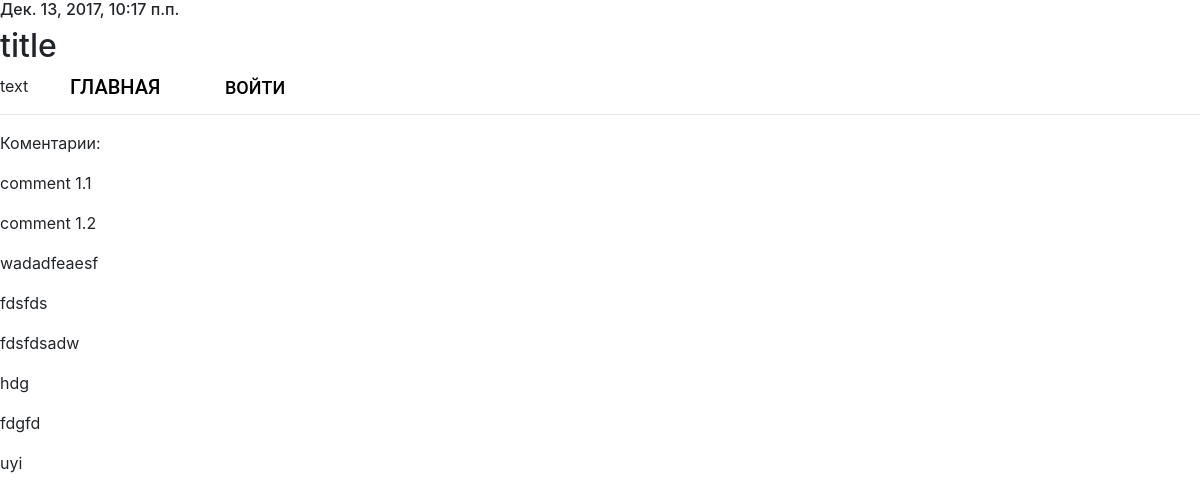
The app's page /basicview/articles/get/1/ with its own data.
### article/models.py (models this page shows, shortened)
class Article(models.Model):
    class Meta:
        db_table = 'article'
    article_title = models.CharField(default='', max_length=200)
    article_text = models.TextField(blank=True, default='')
    article_date = models.DateTimeField(default='')
    article_likes = models.IntegerField(default=0)

class Comments(models.Model):
    class Meta():
        db_table = 'comments'
    comments_text = models.TextField(blank=True, default='',verbose_name='Текст комментария')
    comments_article = models.ForeignKey(Article, on_delete=models.CASCADE)

### article/views.py (the view)
# urls.py: path('articles/get/<int:article_id>/', views.article, name='article' ),
def article(request, article_id):
    comment_form = CommentForm
    args = {}
    args.update(csrf(request))
    args['article'] = Article.objects.get(id = article_id)
    args['comments'] = Comments.objects.filter(comments_article_id = article_id)
    args['form'] = comment_form
    args['username'] = auth.get_user(request).username
    return render_to_response('article/article.html', args)

### article/templates/article/article.html (shortened to what this page needs)
{% extends 'article/index.html' %}
{% block article %}
    <h6> {{article.article_date }}</h6>
    <h2>{{article.article_title }}</h2>
    <p>{{ article.article_text }} </p>
  <hr>
  <div  class="large-offset-1 large-8 columns">
    <p>Коментарии:</p>
    {% for comments in comments %}
    <p>{{ comments.comments_text }}</p>
    {% endfor %}
  </div>
{% endblock %}

### records on screen
Article: article_date "Дек. 13, 2017, 10:17 п.п.", article_title "title", article_text "text"
Comments: comments_text "comment 1.1"
Comments: comments_text "comment 1.2"
Comments: comments_text "wadadfeaesf"
Comments: comments_text "fdsfds"
Comments: comments_text "fdsfdsadw"
Comments: comments_text "hdg"
Comments: comments_text "fdgfd"
Comments: comments_text "uyi"
